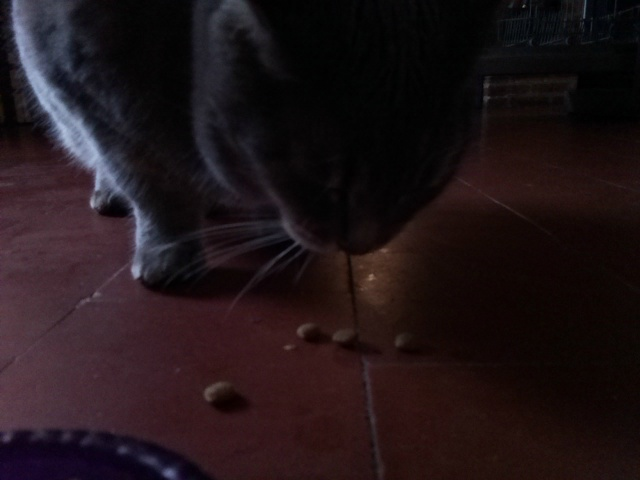
#> input picture tests/test003.jpg, 640 x 480 px
$ jupyter execute Untitled.ipynb
#> lines starting #> are read from the running program, lines starting #| are printed output that depends on the picture; after the words box and inside, x2 and y2 are one past the last pixel; in counts of white or black regions, pixels touching at a corner belong together
[cell 1]
from skimage.filters import threshold_yen
from skimage.exposure import rescale_intensity
import cv2
import matplotlib.pyplot as plt
import numpy as np

[cell 2]
img = cv2.imread('test003.jpg')
#> img is the input picture: shape (480, 640, 3); mean B, G, R 23.7, 20.6, 32.1
img = cv2.cvtColor(img, cv2.COLOR_BGR2RGB)
plt.imshow(img);

[cell 3]
yen_threshold = threshold_yen(img)
#> yen_threshold = 91
bright = rescale_intensity(img, (0, yen_threshold), (0, 1))
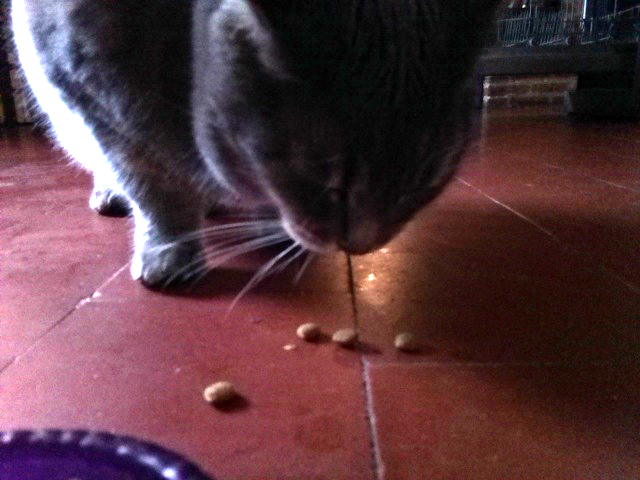
#> bright: shape (480, 640, 3) float64; mean R, G, B 0.347, 0.219, 0.247

plt.imshow(bright);

[cell 4]
img_gray = cv2.cvtColor(img, cv2.COLOR_RGB2GRAY)
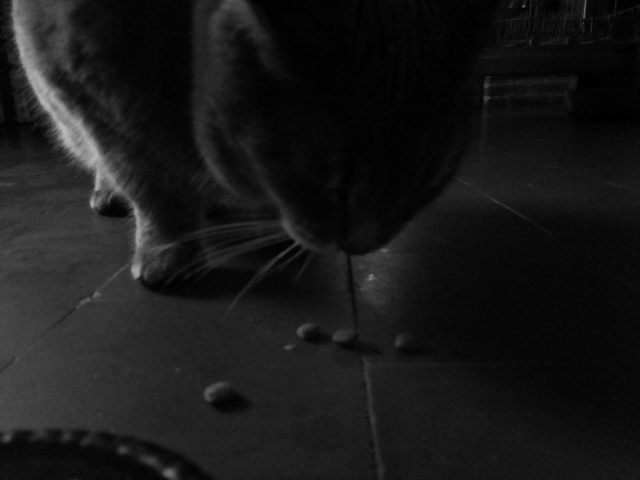
#> img_gray: shape (480, 640); min 0, max 190, mean 24.4
plt.imshow(img_gray, cmap="gray")

[cell 5]
equ = cv2.equalizeHist(img_gray)
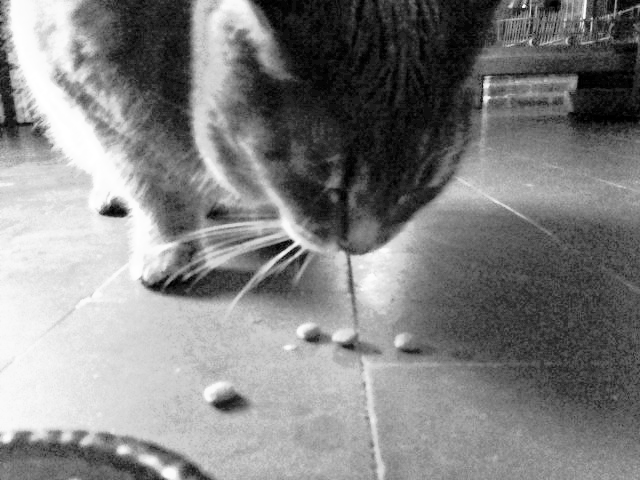
#> equ: shape (480, 640); min 0, max 255, mean 130.4
plt.imshow(equ, cmap="gray")

[cell 6]
cam = cv2.VideoCapture(0)
ret, ref = cam.read()
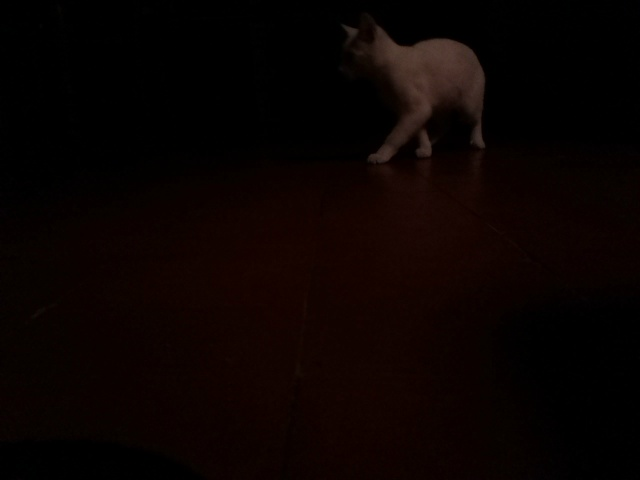
#> input picture tests/test001.jpg, 640 x 480 px, given in place of the camera
#> ref is the input picture: shape (480, 640, 3); mean B, G, R 1.3, 2.7, 10.1
ref = cv2.cvtColor(ref, cv2.COLOR_BGR2GRAY)
#> ref: shape (480, 640)
# ref = cv2.equalizeHist(ref)
cam.release()

[cell 7]
cam = cv2.VideoCapture(0)
fgbgMOG = cv2.bgsegm.createBackgroundSubtractorMOG(100,5,0.7,0)
try:
    while True:
        ret, frame = cam.read()
        gray = cv2.cvtColor(frame, cv2.COLOR_BGR2GRAY)
        gray = cv2.GaussianBlur(gray, (41,41), 0)
#         gray = cv2.equalizeHist(gray)
        diff = cv2.absdiff(gray, ref)
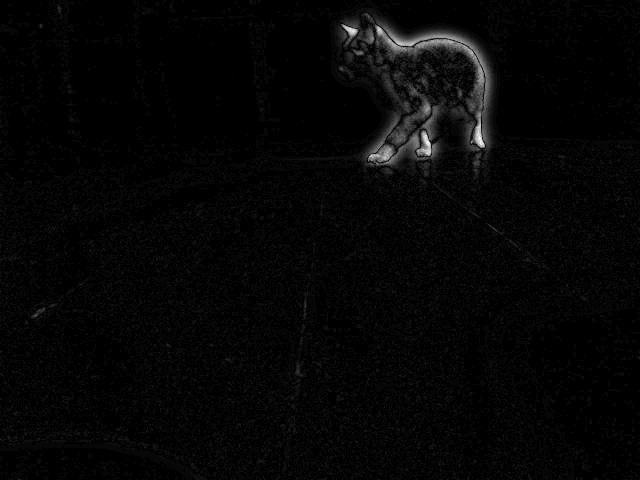
#> diff: shape (480, 640); min 0, max 34, mean 0.8; drawn with min black and max white
        thresh = cv2.threshold(diff, 60, 255 , cv2.THRESH_BINARY)[1]
#> thresh: shape (480, 640); every value is 0
        thresh = cv2.dilate(thresh, None, iterations=2)
        x, y, w, h = cv2.boundingRect(thresh)
#> x = 0; y = 0; w = 0; h = 0
        contours, _ = cv2.findContours(thresh, cv2.RETR_TREE,
                                           cv2.CHAIN_APPROX_SIMPLE)
#> contours = []

        areas = [int(cv2.contourArea(c)) for c in contours]
#> areas = []
        areas = np.sort(areas)[::-1]
#> areas = empty array
        for c in contours:
            if cv2.contourArea(c) > 50000:
            # Un rectangle incluant la zone
                (x, y, w, h) = cv2.boundingRect(c)
                cv2.rectangle(frame, (x, y), (x + w, y + h), (0, 255, 0), 2)
#> this loop made 0 passes


        cv2.imshow("", frame)
        if cv2.waitKey(1) & 0xFF == ord('q'):
#> (key q is pressed here)
            break
finally:
    cam.release()
    cv2.destroyAllWindows()

[cell 8]
import numpy as np
import cv2

cap = cv2.VideoCapture(0)

fgbg = cv2.createBackgroundSubtractorMOG2()

while(1):
    ret, frame = cap.read()
    if not ret:
        break

    fgmask = fgbg.apply(frame)
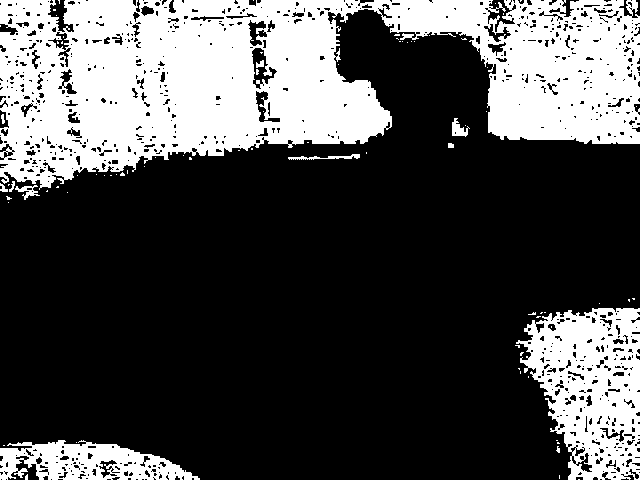
#> fgmask: shape (480, 640); values 127 (black) and 255 (white), 30.4% white; 82 white regions (71 under 20 px), largest, box (x1, y1, x2, y2) and area: (0, 0, 640, 190) 74331, (516, 308, 640, 480) 13417, (0, 440, 200, 480) 4799
    thresh = cv2.threshold(fgmask, 125, 255 , cv2.THRESH_BINARY)[1]
#> thresh: shape (480, 640); every value is 255
    thresh = cv2.dilate(thresh, None, iterations=2)
    x, y, w, h = cv2.boundingRect(thresh)
#> w = 640; h = 480
    contours, _ = cv2.findContours(thresh, cv2.RETR_TREE,
                                           cv2.CHAIN_APPROX_SIMPLE)
#> contours = [[[0, 0], [0, 479], [639, 479], [639, 0]]]

    areas = np.array([cv2.contourArea(c) for c in contours])
#> areas = [306081]
    print(areas[areas > 500])
#| [306081.]
    for c in contours:
            if cv2.contourArea(c) > 50000:
            # Un rectangle incluant la zone
                (x, y, w, h) = cv2.boundingRect(c)
                cv2.rectangle(frame, (x, y), (x + w, y + h), (0, 255, 0), 2)
#> this loop made 1 pass
#> (c, x, y, w, h) on pass 1: ([[0, 0], [0, 479], [639, 479], [639, 0]], 0, 0, 640, 480)
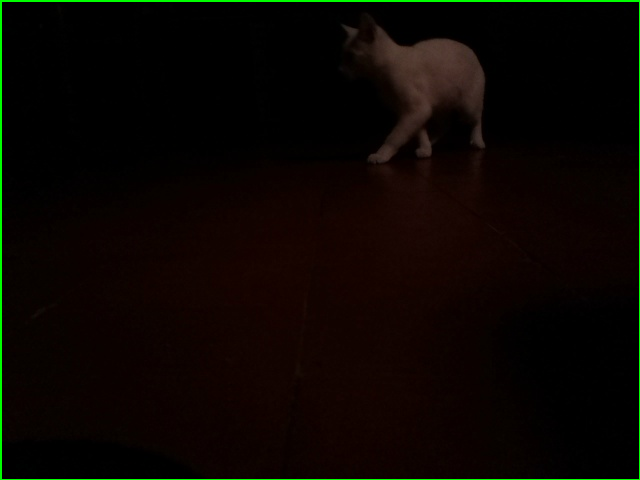
#> frame: shape (480, 640, 3); 1.09% of pixels changed, all inside (x1, y1, x2, y2) = (0, 0, 640, 480)

    cv2.imshow('frame',frame)
    k = cv2.waitKey(30) & 0xff
#> (key q is pressed here)
    if k == 27:
        break

cap.release()
cv2.destroyAllWindows()
